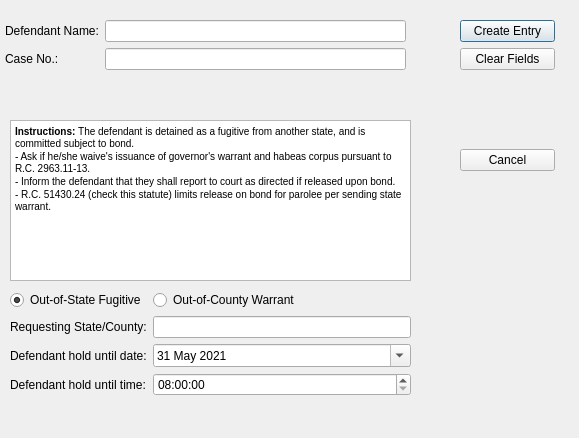
<?xml version="1.0" encoding="UTF-8"?>
<ui version="4.0">
 <class>ExtraditionEntryDialog</class>
 <widget class="QDialog" name="ExtraditionEntryDialog">
  <property name="geometry">
   <rect>
    <x>0</x>
    <y>0</y>
    <width>579</width>
    <height>438</height>
   </rect>
  </property>
  <property name="windowTitle">
   <string>Extradition Entry</string>
  </property>
  <widget class="QWidget" name="layoutWidget_2">
   <property name="geometry">
    <rect>
     <x>460</x>
     <y>20</y>
     <width>95</width>
     <height>151</height>
    </rect>
   </property>
   <layout class="QVBoxLayout" name="verticalLayout">
    <item>
     <widget class="QPushButton" name="pushButton">
      <property name="text">
       <string>Create Entry</string>
      </property>
     </widget>
    </item>
    <item>
     <widget class="QPushButton" name="pushButton_2">
      <property name="text">
       <string>Clear Fields</string>
      </property>
     </widget>
    </item>
    <item>
     <spacer name="verticalSpacer">
      <property name="orientation">
       <enum>Qt::Vertical</enum>
      </property>
      <property name="sizeHint" stdset="0">
       <size>
        <width>20</width>
        <height>58</height>
       </size>
      </property>
     </spacer>
    </item>
    <item>
     <widget class="QPushButton" name="pushButton_3">
      <property name="text">
       <string>Cancel</string>
      </property>
     </widget>
    </item>
   </layout>
  </widget>
  <widget class="QWidget" name="layoutWidget">
   <property name="geometry">
    <rect>
     <x>0</x>
     <y>15</y>
     <width>411</width>
     <height>91</height>
    </rect>
   </property>
   <layout class="QFormLayout" name="formLayout">
    <property name="leftMargin">
     <number>5</number>
    </property>
    <property name="topMargin">
     <number>5</number>
    </property>
    <property name="rightMargin">
     <number>5</number>
    </property>
    <property name="bottomMargin">
     <number>5</number>
    </property>
    <item row="0" column="0">
     <widget class="QLabel" name="label">
      <property name="text">
       <string>Defendant Name:</string>
      </property>
     </widget>
    </item>
    <item row="0" column="1">
     <widget class="QLineEdit" name="defendant_name"/>
    </item>
    <item row="1" column="0">
     <widget class="QLabel" name="label_2">
      <property name="text">
       <string>Case No.:</string>
      </property>
     </widget>
    </item>
    <item row="1" column="1">
     <widget class="QLineEdit" name="case_no"/>
    </item>
   </layout>
  </widget>
  <widget class="QTextBrowser" name="textBrowser">
   <property name="geometry">
    <rect>
     <x>10</x>
     <y>120</y>
     <width>401</width>
     <height>161</height>
    </rect>
   </property>
   <property name="html">
    <string>&lt;!DOCTYPE HTML PUBLIC &quot;-//W3C//DTD HTML 4.0//EN&quot; &quot;http://www.w3.org/TR/REC-html40/strict.dtd&quot;&gt;
&lt;html&gt;&lt;head&gt;&lt;meta name=&quot;qrichtext&quot; content=&quot;1&quot; /&gt;&lt;style type=&quot;text/css&quot;&gt;
p, li { white-space: pre-wrap; }
&lt;/style&gt;&lt;/head&gt;&lt;body style=&quot; font-family:'MS Shell Dlg 2'; font-size:7.8pt; font-weight:400; font-style:normal;&quot;&gt;
&lt;p style=&quot; margin-top:0px; margin-bottom:0px; margin-left:0px; margin-right:0px; -qt-block-indent:0; text-indent:0px;&quot;&gt;&lt;span style=&quot; font-weight:600;&quot;&gt;Instructions: &lt;/span&gt;The defendant is detained as a fugitive from another state, and is committed subject to bond.&lt;/p&gt;
&lt;p style=&quot; margin-top:0px; margin-bottom:0px; margin-left:0px; margin-right:0px; -qt-block-indent:0; text-indent:0px;&quot;&gt;- Ask if he/she waive's issuance of governor's warrant and habeas corpus pursuant to R.C. 2963.11-13.&lt;/p&gt;
&lt;p style=&quot; margin-top:0px; margin-bottom:0px; margin-left:0px; margin-right:0px; -qt-block-indent:0; text-indent:0px;&quot;&gt;- Inform the defendant that they shall report to court as directed if released upon bond.&lt;/p&gt;
&lt;p style=&quot; margin-top:0px; margin-bottom:0px; margin-left:0px; margin-right:0px; -qt-block-indent:0; text-indent:0px;&quot;&gt;- R.C. 51430.24 (check this statute) limits release on bond for parolee per sending state warrant. &lt;/p&gt;&lt;/body&gt;&lt;/html&gt;</string>
   </property>
  </widget>
  <widget class="QWidget" name="">
   <property name="geometry">
    <rect>
     <x>10</x>
     <y>290</y>
     <width>401</width>
     <height>141</height>
    </rect>
   </property>
   <layout class="QFormLayout" name="formLayout_2">
    <item row="0" column="0">
     <widget class="QRadioButton" name="out_of_state_fugitive">
      <property name="text">
       <string>Out-of-State Fugitive</string>
      </property>
      <property name="checked">
       <bool>true</bool>
      </property>
      <attribute name="buttonGroup">
       <string notr="true">buttonGroup</string>
      </attribute>
     </widget>
    </item>
    <item row="2" column="0">
     <widget class="QLabel" name="label_3">
      <property name="text">
       <string>Defendant hold until date:</string>
      </property>
     </widget>
    </item>
    <item row="2" column="1">
     <widget class="QDateEdit" name="defendant_hold_date">
      <property name="maximumDate">
       <date>
        <year>2100</year>
        <month>12</month>
        <day>31</day>
       </date>
      </property>
      <property name="minimumDate">
       <date>
        <year>2021</year>
        <month>5</month>
        <day>31</day>
       </date>
      </property>
      <property name="calendarPopup">
       <bool>true</bool>
      </property>
      <property name="date">
       <date>
        <year>2021</year>
        <month>5</month>
        <day>31</day>
       </date>
      </property>
     </widget>
    </item>
    <item row="3" column="0">
     <widget class="QLabel" name="label_4">
      <property name="text">
       <string>Defendant hold until time:</string>
      </property>
     </widget>
    </item>
    <item row="3" column="1">
     <widget class="QTimeEdit" name="defendant_hold_time">
      <property name="minimumTime">
       <time>
        <hour>8</hour>
        <minute>0</minute>
        <second>0</second>
       </time>
      </property>
      <property name="calendarPopup">
       <bool>false</bool>
      </property>
     </widget>
    </item>
    <item row="0" column="1">
     <widget class="QRadioButton" name="out_of_county_warrant">
      <property name="text">
       <string>Out-of-County Warrant</string>
      </property>
      <attribute name="buttonGroup">
       <string notr="true">buttonGroup</string>
      </attribute>
     </widget>
    </item>
    <item row="1" column="0">
     <widget class="QLabel" name="label_5">
      <property name="text">
       <string>Requesting State/County:</string>
      </property>
     </widget>
    </item>
    <item row="1" column="1">
     <widget class="QLineEdit" name="state_county_requestor"/>
    </item>
   </layout>
  </widget>
 </widget>
 <resources/>
 <connections>
  <connection>
   <sender>pushButton</sender>
   <signal>clicked()</signal>
   <receiver>ExtraditionEntryDialog</receiver>
   <slot>createEntry()</slot>
   <hints>
    <hint type="sourcelabel">
     <x>476</x>
     <y>32</y>
    </hint>
    <hint type="destinationlabel">
     <x>497</x>
     <y>5</y>
    </hint>
   </hints>
  </connection>
  <connection>
   <sender>pushButton_2</sender>
   <signal>clicked()</signal>
   <receiver>defendant_name</receiver>
   <slot>clear()</slot>
   <hints>
    <hint type="sourcelabel">
     <x>498</x>
     <y>68</y>
    </hint>
    <hint type="destinationlabel">
     <x>321</x>
     <y>23</y>
    </hint>
   </hints>
  </connection>
  <connection>
   <sender>pushButton_2</sender>
   <signal>clicked()</signal>
   <receiver>case_no</receiver>
   <slot>clear()</slot>
   <hints>
    <hint type="sourcelabel">
     <x>523</x>
     <y>71</y>
    </hint>
    <hint type="destinationlabel">
     <x>354</x>
     <y>63</y>
    </hint>
   </hints>
  </connection>
  <connection>
   <sender>pushButton_3</sender>
   <signal>clicked()</signal>
   <receiver>ExtraditionEntryDialog</receiver>
   <slot>reject()</slot>
   <hints>
    <hint type="sourcelabel">
     <x>484</x>
     <y>154</y>
    </hint>
    <hint type="destinationlabel">
     <x>521</x>
     <y>134</y>
    </hint>
   </hints>
  </connection>
 </connections>
 <slots>
  <slot>createEntry()</slot>
 </slots>
 <buttongroups>
  <buttongroup name="buttonGroup"/>
 </buttongroups>
</ui>
